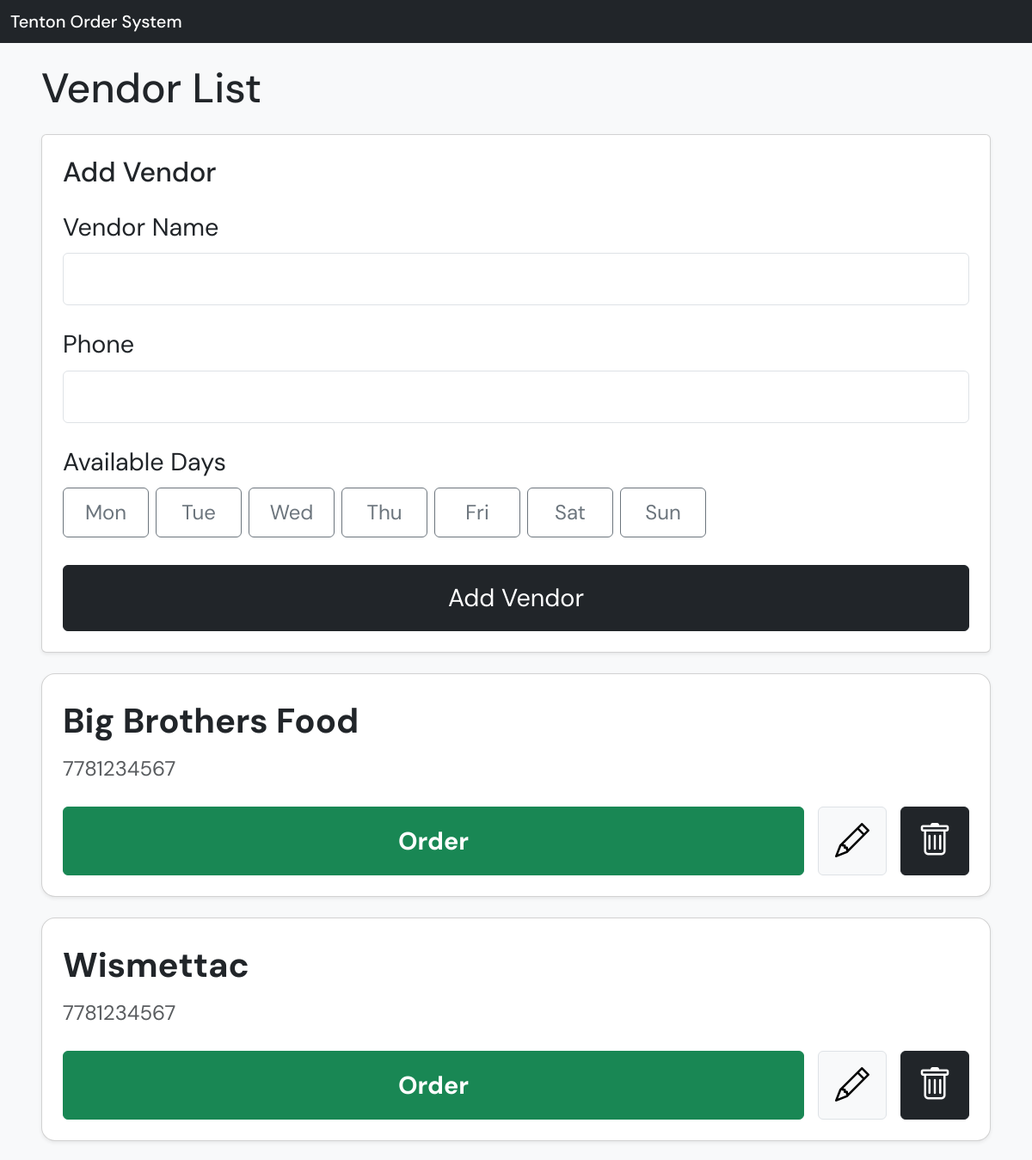
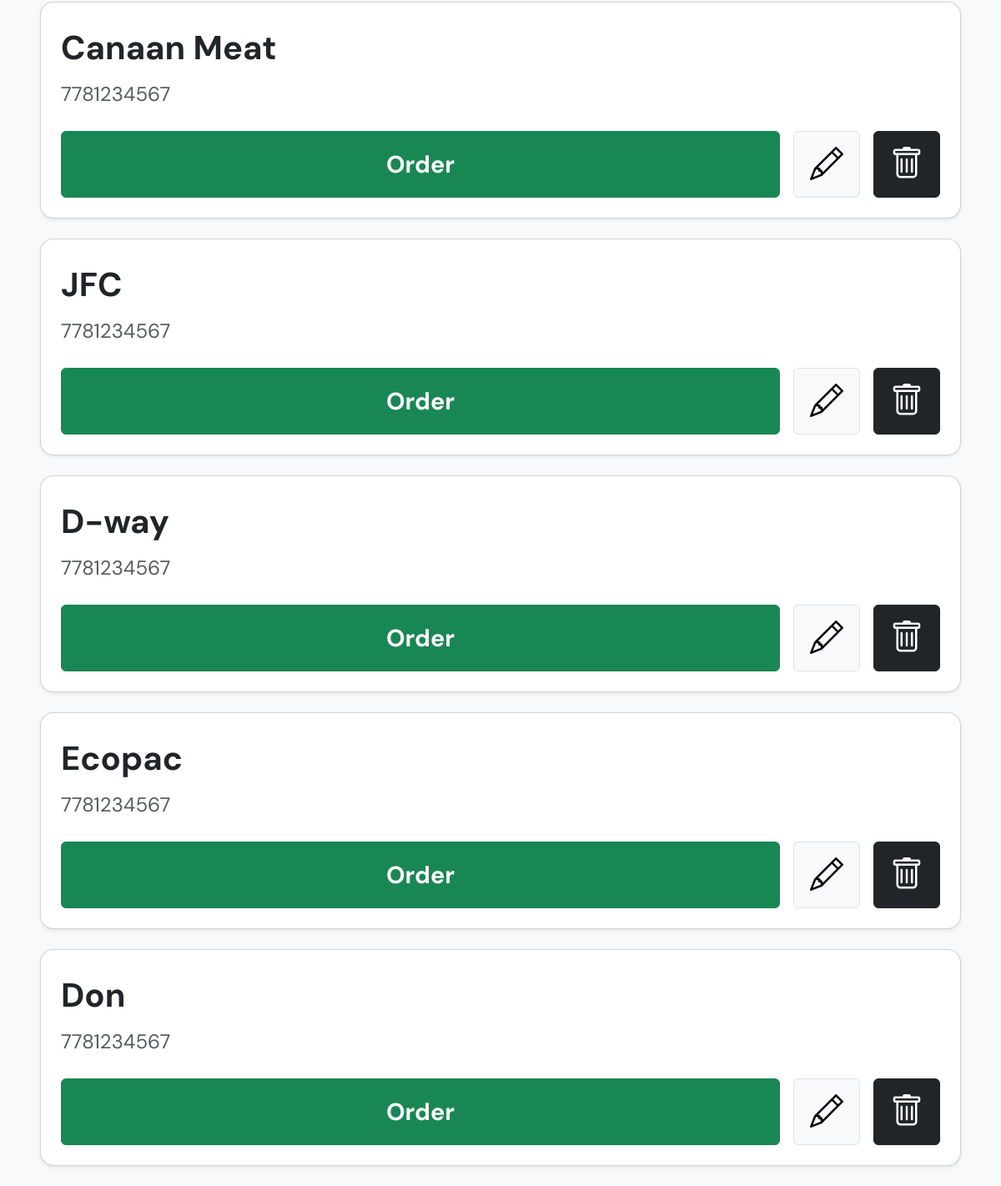
/vendors, run on the app's committed database (2 pictures, top to bottom).
### app/models.py (models this page shows)
class Vendor(Base):
    __tablename__ = "vendors"
    id: Mapped[int] = mapped_column(primary_key=True)
    name: Mapped[str] = mapped_column(String, nullable=False)
    phone: Mapped[str] = mapped_column(String, nullable=False)
    available_days: Mapped[str] = mapped_column(String, nullable=True)
    items = relationship("Item", back_populates="vendor", cascade="all, delete-orphan")

### app/main.py (the view)
@app.get("/vendors", response_class=HTMLResponse)
def list_vendors(request: Request, db: Session = Depends(get_db)):
    vendors = get_vendors(db)
    today = datetime.today().strftime("%a")
    return templates.TemplateResponse(
        "vendors.html",
        {
            "request": request,
            "vendors": vendors,
            "today": today,
        },
    )

### app/templates/vendors.html (shortened to what this page needs)
{% extends "base.html" %}
{% block content %}
<div class="mb-4">
  <h2 class="mb-4" style="font-size: 3rem;">Vendor List</h2>
  <div class="card p-4 shadow-sm mb-4">
    <h5 class="mb-4" style="font-size: 2rem;">Add Vendor</h5>
    <form method="post" action="/vendors">
      <div class="row g-4">
        <div class="col-12">
          <label class="form-label" style="font-size: 1.8rem;">Vendor Name</label>
          <input type="text" name="name" class="form-control" style="font-size:1.3rem; padding:14px;" required>
        </div>
        <div class="col-12">
          <label class="form-label" style="font-size: 1.8rem;">Phone</label>
          <input type="text" name="phone" class="form-control" style="font-size:1.3rem; padding:14px;" required>
        </div>
        <div class="col-12">
          <label class="form-label d-block" style="font-size: 1.8rem;">Available Days</label>
          <div class="d-flex flex-wrap gap-2 mb-2" id="day-buttons">
            {% for d in ["Mon","Tue","Wed","Thu","Fri","Sat","Sun"] %}
            <button type="button" class="btn btn-outline-secondary day-btn" style="font-size:1.5rem; padding:10px 20px; width:100px;" data-day="{{ d }}">
              {{ d }}
            </button>
            {% endfor %}
          </div>
        </div>
        <div class="col-12">
          <button type="submit" class="btn btn-dark w-100" style="font-size:1.8rem; padding:16px;">
            Add Vendor
          </button>
        </div>
      </div>
    </form>
  </div>
</div>
{% if vendors %}
<div class="row">
  {% for vendor in vendors %}
  <div class="col-12 mb-4">
    <div class="card p-4 shadow-sm d-flex flex-column" style="min-height: 260px; border-radius: 16px;">
      <div class="mb-3">
        <div class="d-flex justify-content-between align-items-center flex-wrap gap-2">
          <div class="fw-bold" style="font-size: 2.5rem;">
            {{ vendor.name }}
          </div>
        </div>
        <div class="text-muted mt-2" style="font-size: 1.5rem;">
          {{ vendor.phone }}
        </div>
      </div>
      <div class="d-flex gap-3 mt-auto">
        <a href="/vendors/{{ vendor.id }}/order" class="btn btn-success flex-fill fw-bold d-flex align-items-center justify-content-center" style="font-size:1.8rem; padding:10px;">
          Order
        </a>
        <a href="/vendors/{{ vendor.id }}/edit" class="btn btn-light border d-flex align-items-center justify-content-center" style="width:80px; height:80px;">
          <i class="bi bi-pencil" style="font-size:2.5rem;"></i>
        </a>
        <form method="post" action="/vendors/{{ vendor.id }}/delete" class="m-0">
          <button type="submit" class="btn btn-dark d-flex align-items-center justify-content-center" style="width:80px; height:80px;" onclick="return confirm('Delete this vendor?')">
            <i class="bi bi-trash" style="font-size:2.5rem;"></i>
          </button>
        </form>
      </div>
    </div>
  </div>
  {% endfor %}
</div>
{% else %}
<p style="font-size:1.2rem;">No vendors found.</p>
{% endif %}
{% endblock %}

### app/templates/base.html (style rules this page uses)
body { font-family: 'DM Sans', sans-serif; }

### data on the page
Vendor: name "Big Brothers Food", phone "7781234567"
Vendor: name "Wismettac", phone "7781234567"
Vendor: name "Canaan Meat", phone "7781234567"
Vendor: name "JFC", phone "7781234567"
Vendor: name "D-way", phone "7781234567"
Vendor: name "Ecopac", phone "7781234567"
Vendor: name "Don", phone "7781234567"

### other printed values
{{ d }} "Mon" "Tue" "Wed" "Thu" "Fri" "Sat" "Sun"
